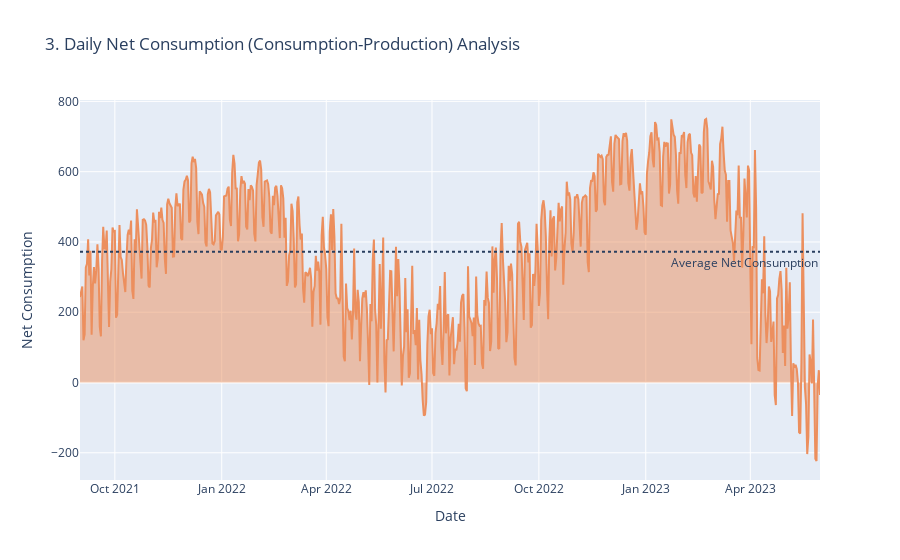

Notebook cell for this chart:
### Code cell
fig = px.area(dailyCons["target"]-dailyProd["target"],
              x=dailyProd.index,y="target",
              title='3. Daily Net Consumption (Consumption-Production) Analysis')
fig.add_hline(y=(dailyCons["target"]-dailyProd["target"]).mean(),
              line_dash="dot", annotation_text="Average Net Consumption",
              annotation_position="bottom right")
fig.update_traces(line_color='#EC8F5E')
fig.update_layout(xaxis_title="Date", yaxis_title="Net Consumption")
fig.show()
# suggested by @antonk in comments

### Figure 1 — Plotly figure (JSON) as saved in the notebook; plotly's stock layout.template omitted (floating-point values rounded to 4 significant figures; data arrays with more than 128 entries replaced by an {"elided": "..."} marker saying what was removed)
{"data": [{"fillpattern": {"shape": ""}, "hovertemplate": "x=%{x}<br>target=%{y}<extra></extra>", "legendgroup": "", "line": {"color": "#EC8F5E"}, "marker": {"symbol": "circle"}, "mode": "lines", "name": "", "orientation": "v", "showlegend": false, "stackgroup": "1", "x": {"elided": "638 str values"}, "xaxis": "x", "y": {"elided": "638 float values"}, "yaxis": "y", "type": "scatter"}], "layout": {"xaxis": {"anchor": "y", "domain": [0, 1], "title": {"text": "Date"}, "type": "date", "range": ["2021-09-01", "2023-05-31"], "autorange": true}, "yaxis": {"anchor": "x", "domain": [0, 1], "title": {"text": "Net Consumption"}, "type": "linear", "range": [-277.5, 804.0], "autorange": true}, "legend": {"tracegroupgap": 0}, "title": {"text": "3. Daily Net Consumption (Consumption-Production) Analysis"}, "shapes": [{"line": {"dash": "dot"}, "type": "line", "x0": 0, "x1": 1, "xref": "x domain", "y0": 371.7, "y1": 371.7, "yref": "y"}], "annotations": [{"showarrow": false, "text": "Average Net Consumption", "x": 1, "xanchor": "right", "xref": "x domain", "y": 371.7, "yanchor": "top", "yref": "y"}], "autosize": true}}
